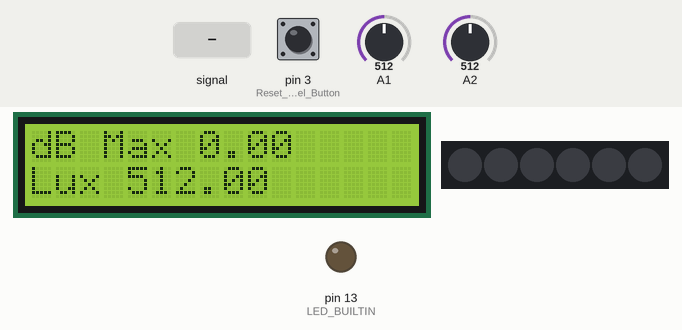
The sketch below on a simulated Arduino Uno, built with avr-gcc and run on an emulated ATmega328P. Parts: 16×2 character LCD, 6 RGB LEDs in strip order, left to right, output pins drawn as LEDs (lit = HIGH). The test bench sets the inputs (shaded band); at power-on: A1 = 512, pin 3 (Reset_Level_Button) HIGH, A2 = 512. Dim RGB values are drawn brighter than linear.

Above: at 1.2 s.
1.3 s: A1 fed a 2 Hz sine of ±306 counts around its level
At 1.72 s:
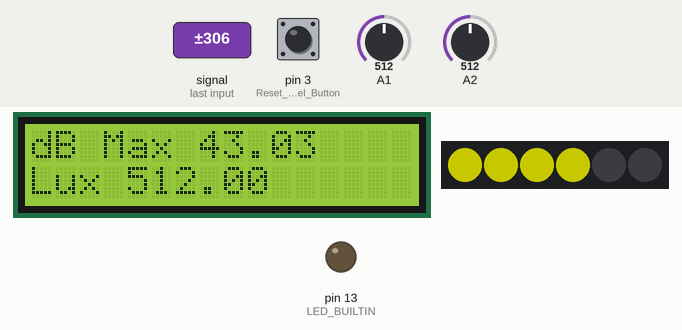
3.1 s: A1 set to 160
At 3.8 s:
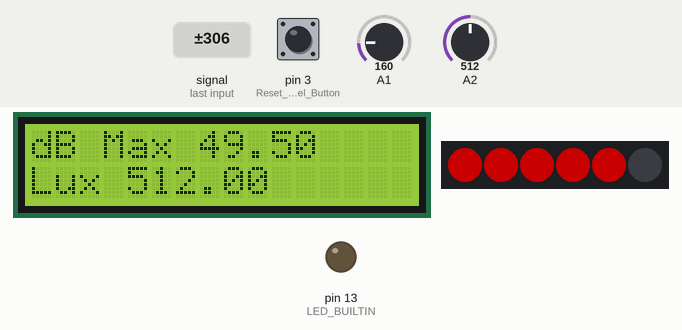
4.6 s: A1 fed a 200 Hz sine of ±81 counts around its level
At 5.6 s:
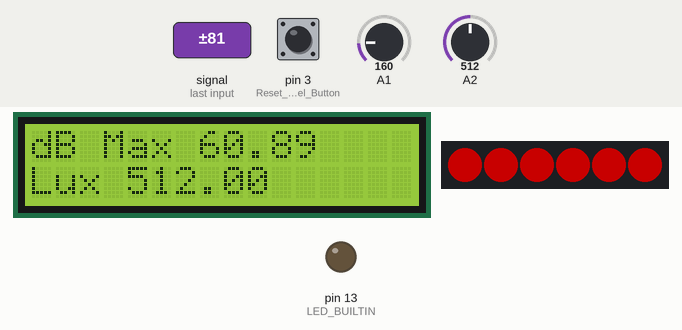
6.2 s: pin 3 (Reset_Level_Button) pulled LOW for 1 s
At 7.2 s:
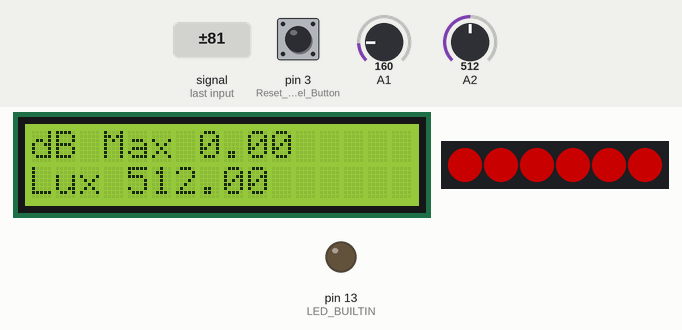
10.2 s: A2 set to 330
At 11.3 s:
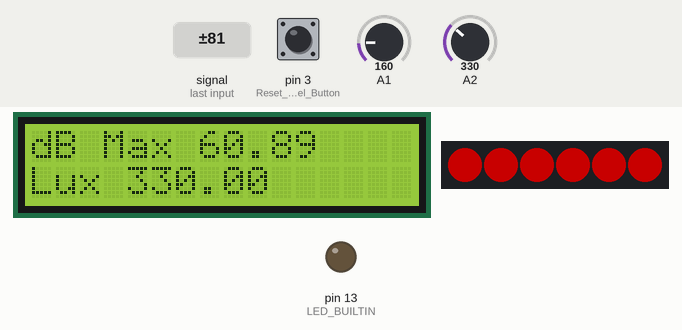
11.7 s: pin 3 (Reset_Level_Button) pulled LOW for 0.15 s
Timing chart, 0 to 14.7 s (numbered marks = the images above; inputs shaded):
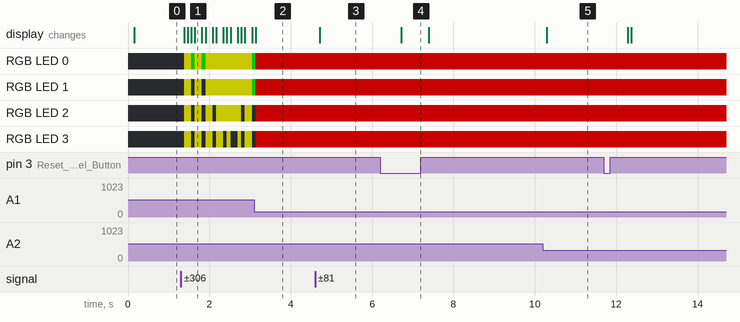

Measured:
- after the input at 3.1 s, the display: changes at once (image 2)
- after the input at 4.6 s, the display: changes after 0.12 s (image 3)
- after the input at 6.2 s, the display: changes after 0.51 s (image 4)
- after the input at 10.2 s, the display: changes after 0.09 s (image 5)

The sketch:

DecibelLightMeter.ino
```cpp
#include <LiquidCrystal.h>
#include <Adafruit_NeoPixel.h>
#ifdef __AVR__
  #include <avr/power.h>
#endif
#define PIN 2
#define NUMPIXELS 6
Adafruit_NeoPixel pixels = Adafruit_NeoPixel(NUMPIXELS, PIN, NEO_GRB + NEO_KHZ800);
// initialize the library by associating any needed LCD interface pin
// with the arduino pin number it is connected to
const int rs = 7, en = 8, d4 = 12, d5 = 11, d6 = 10, d7 = 9; //PCB
LiquidCrystal lcd(rs, en, d4, d5, d6, d7);
float LightRead = 0;
int Samples = 500;
int MicRead[500];
int PeakArray[500];
int PixR;
int PixG;
int PixB;
int LightValue; //Used for dimming.
float Lux;
float Peak;
unsigned long SoundSum = 0;
float SoundAvg = 0;
float DecibelNow;
float DecibelMax;
float dBLocalMax;
bool Reset = false;
void setup() {
  Serial.begin(115200);
  // set up the LCD's number of columns and rows:
  lcd.begin(16, 2);
  // Print a message to the LCD.
  pinMode(LED_BUILTIN, OUTPUT);
  pixels.begin(); // This initializes the NeoPixel library.
  pinMode(3,INPUT); //Reset Level Button
}

void loop() {
  Peak = 0; //Reset Peak dB value.
  LightRead = 0;
 //Read Mic-------------------------------------------------------------------------
for(int j=0;j<=Samples;j++){ //Capture sound from mic and store in array MicRead
  MicRead[j] = analogRead(A1);
 if(MicRead[j]<512){
    MicRead[j]=512-MicRead[j]; //Rectify the Mic output, and remove DC offset.
  }
  else{
    MicRead[j]=MicRead[j]-512; //Remove DC offset if greater than 512. Data should now range from 0 to 512 and be rectified.
  }
}
//----------------------------------------------------------------------------------


for (int k = 0; k<=Samples; k++){

if(Peak < MicRead[k]){
 Peak = MicRead[k];
}

}
dBLocalMax = Peak/512*72;
if(dBLocalMax > DecibelMax){
  DecibelMax = dBLocalMax;
}


//Light Sensor ---------------------------------------------------------------------
  //Lux = analogRead(A2); //Because the light sensor reads from 0-1000 Lux, the raw analog output value is actually the correct scale. Therefore it needs no calibration.
  for (int i=0; i<(Samples/3); i++){
    LightRead = LightRead + analogRead(A2);
  }

  Lux = LightRead/(Samples/3);


//Max Value Reset Button------------------------------------------------------------

  Reset = digitalRead(3);
  if (Reset == 0){
  DecibelMax = 0;
  DecibelNow = 0;
  delay(500); //Avoid sound of button press affecting dB reading
  }


  lcd.clear();
  lcd.setCursor(0, 0);
  lcd.print("dB Max ");
  lcd.print(DecibelMax);
  lcd.setCursor(0, 1);
  lcd.print("Lux ");
  lcd.print(Lux);


  //Neo Pixels-------------------------------------------------------------------
//Autodim---------
if (Lux<300){
LightValue = 50;
}
if (Lux>=300&&Lux<700){
LightValue = 100;
}
if (Lux>=700){
LightValue = 200;
}
//----------------
if(Peak<170){ //Low sound level, set to green.
  PixR = 0;
  PixG = LightValue;
  PixB = 0;
}

if(Peak>170&&Peak<340){ //Medium sound level, set to yellow.
  PixR = LightValue;
  PixG = LightValue;
  PixB = 0;
}

if(Peak>340){ //High sound level, set to red.
  PixR = LightValue;
  PixG = 0;
  PixB = 0;
}
if(Peak>64){
  pixels.setPixelColor(0, pixels.Color(PixR,PixG,PixB));
}
else{
  pixels.setPixelColor(0, pixels.Color(0,0,0));
}
if(Peak>64*2){
  pixels.setPixelColor(1, pixels.Color(PixR,PixG,PixB));
}
else{
  pixels.setPixelColor(1, pixels.Color(0,0,0));
}
if(Peak>64*3){
  pixels.setPixelColor(2, pixels.Color(PixR,PixG,PixB));
}
else{
  pixels.setPixelColor(2, pixels.Color(0,0,0));
}
if(Peak>64*4){
  pixels.setPixelColor(3, pixels.Color(PixR,PixG,PixB));
}
else{
  pixels.setPixelColor(3, pixels.Color(0,0,0));
}
if(Peak>64*5){
  pixels.setPixelColor(4, pixels.Color(PixR,PixG,PixB));
}
else{
  pixels.setPixelColor(4, pixels.Color(0,0,0));
}
if(Peak>64*6){
  pixels.setPixelColor(5, pixels.Color(PixR,PixG,PixB));
}
else{
  pixels.setPixelColor(5, pixels.Color(0,0,0));
}
if(Peak>64*6){
  pixels.setPixelColor(6, pixels.Color(PixR,PixG,PixB));
}
else{
  pixels.setPixelColor(6, pixels.Color(0,0,0));
}
pixels.show();


}
```
